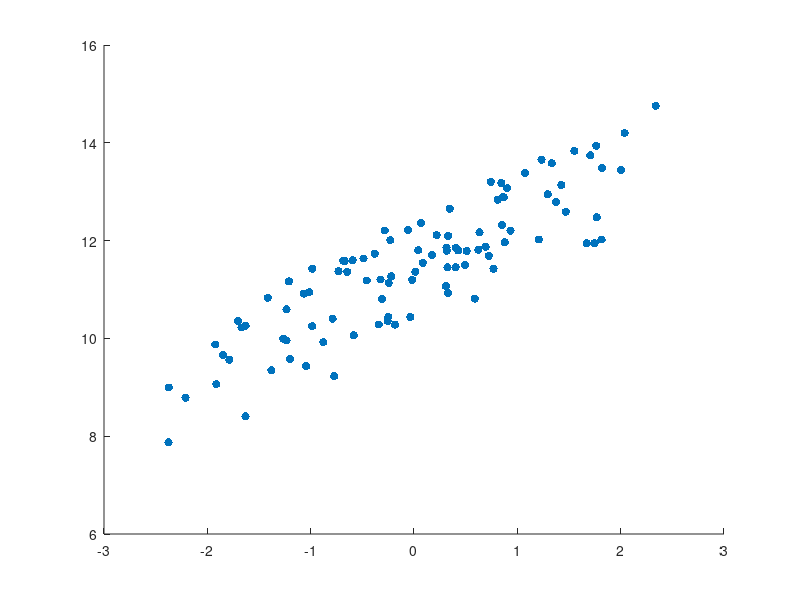
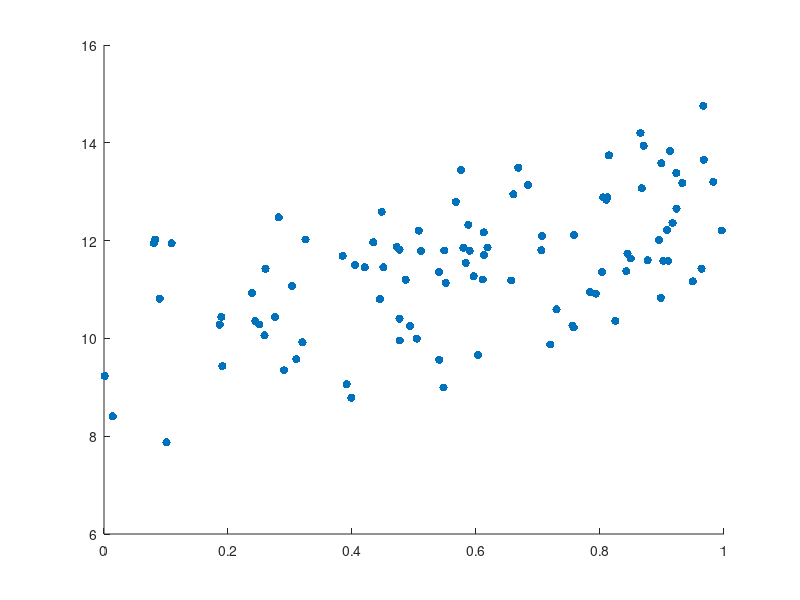
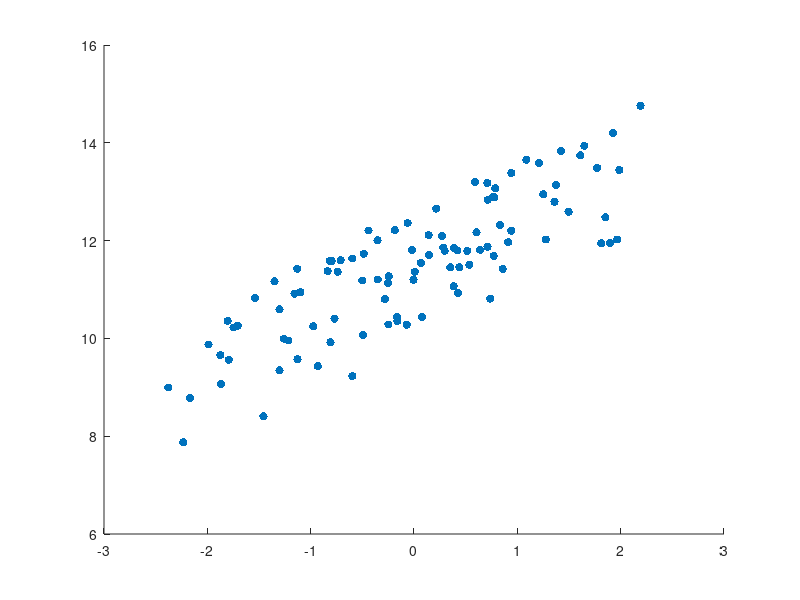

MATLAB code for these plots, in order: (Note: this script raises an error after producing the figures.)
%% Housekeeping
clear;
clc;
close all;
%% 
% 1) Generate a normal series of errors for 100 observations. Using beta1=10 and beta2=2.5,
% generate Y (hint: X could be a uniform distributed series, but pay attention about the
% stochastic generation of X ...). Show the plot of errors. Show separately the plots of X and Y.


format long;
% Setting size and parameters
N = 100;
beta1 = 10; beta2 = 2.5;
B = [beta1; beta2;];

% Generate errors
e = randn(N,1);

% Generate X and Y

%fix seed
rng(0)
x = rand(N,1);
X = [ones(N,1) x];
Y = X*B + e;

% Plot of errors
figure(1);
filename1 = "errors_plot.fig";
scatter(e(:,1),Y,'filled');
savefig(filename1);

% Plots of X and Y
figure(2);
filename2 = "scatter_plot.fig";
scatter(X(:,2),Y,'filled');
savefig(filename2);

%% 
% 2) Estimate the OLS regression, showing the estimates beta1 and beta2, the standard errors,
% confidence intervals, t-statistics at 5%, p-value, R-Squared, and F-statistic. Show the plot of
% residuals. Are they different from errors? Comment on results.

% make OLS regressions
% making regression to find the ESTIMATED B

Bhat = inv(X'*X)*(X'*Y);
Beta1 = Bhat(1,:)
Beta2 = Bhat(2,:)

% the ESTIMATED Y

Yhat = X * Bhat;

% residuals

r = Y - Yhat;
figure(3);
filename3 = "Plot_of_Residuals";
scatter(r,Y,'filled');
savefig(filename3);

%Standard Errors
% the number of regressors including the constant
k = size(X,2);

% Variance of residuals
S = (r'*r)/(N-k);

% Covariance of the estimated B hat
V = S.*inv(X'*X);

% Standard errors
SE = diag(V).^0.5;

% Confidence intervals
alpha = 0.05; % significance level
fprintf("The confidence intervals under the significance level of %f",alpha)
[CI_lower,CI_upper] = CI_calculator(Bhat,SE,alpha,N-k);
CI = [CI_lower,CI_upper]

% T-statistic, p-value at 5% level

% SS calculation
[TSS ESS RSS] = SS_calculator(Y,Yhat,r);
t_statistic = t_calculator(Bhat,SE);
p_value = p_calculator(t_statistic,N-k)

%R-squared and adjusted R-squared
R2 = ESS/TSS
R2adj = 1 - (RSS/(N-k))/(TSS/(N-1))

%% 
% 3) Create an m.file for estimating a linear regression where you should include: estimation of beta coeffecients, 
% standard errors, calculation of t statistics (at 5%), pvalue, confidence intervals (at 5%), R-squared, Adjusted 
% R-squared, and F statistic.

% Open function OLS.m and add to path

%% 
% 4) Split the sample in two parts: in the first part you generate normal errors with a standard deviation of 1 and in
% the second part you generate normal errors with a standard deviation of 2. Re-estimate OLS regression as in 2).

rng(1);
mu=0;
sigma=1;
R = normrnd(mu,sigma)
error_1sd = normrnd(0,1,50,1);
error_2sd = normrnd(0,2,50,1);
new_error = [error_1sd; error_2sd];
y_new = X*B + new_error;
beta_hats = OLS(y_new, X);
yhats = X*beta_hats;
resid = yhats - y_new;

%% 
% 5) Create a Monte Carlo experiment with 1000 replications, where you generate 100
% observations of X and Y using normal residuals with 0 mean and 1 standard deviation, and
% with beta1=5 and beta2=0.7. Show how beta1 and beta2 evolve in replications (using a
% histogram). Do they satisfy the unbiasedness property?

% Define the true population parameters
beta11=5;
beta22=0.7;

% Define the sample size T
T=1000;

% Define the number of samples S
S=100;

% Store the estimated beta in a vector
beta_hat_mtx = zeros(S,2);

% Loop the samples

for i=1:S

% Generate x using the normal-distribution random number generator
x = 4*randn(T,1);

% Generate the errors in the population
e = randn(T,1);

% Generate y
y = beta11 + beta22*x + e;

% Generate beta1 hat and beta2 hat
X = [ones(T,1) x];
beta_hat = (inv((X'*X)))*X'*y;

% Save the betas to a matrix
% beta_hat_mtx(i,1) = beta_hat(1);
% beta_hat_mtx(i,2) = beta_hat(2);
% Try this
beta_hat_mtx(i,:) = beta_hat;
end

% Draw histograms of the betas
figure(4);
hist(beta_hat_mtx(:,2),20)
xlabel('Beta2 hat')
ylabel('frequency');
figure(5);
hist(beta_hat_mtx(:,1),20)
xlabel('Beta1 hat')
ylabel('frequency')

% Don't satisfy the unbiasedness property because as you can see both histograms aren't normally distributed.

%% 
% 6) Repeat estimation of 6) ignoring the constant, beta1. Does beta2 satisfy the unbiasedness
% property? Why?
% Define the true population parameters
%beta11=5;
beta22=0.7;
% Define the sample size T
T=1000;
% Define the number of samples S
S=100;
% Store the estimated beta in a vector
beta_hat_mtx = zeros(S,2);
% Changed y to and x to a and X to A
% Loop the samples
for i=1:S
% Generate x using the normal-distribution random number generator
a = 4*randn(T,1);
% Generate the errors in the population
e = randn(T,1);
% Generate y
D = beta22*a + e;
% Generate beta1 hat and beta2 hat
A = [ones(T,1) a];
beta_hat = (inv((A'*A)))*A'*D;
% Save the betas to a matrix
% beta_hat_mtx(i,1) = beta_hat(1);
% beta_hat_mtx(i,2) = beta_hat(2);
% Try this
beta_hat_mtx(i,:) = beta_hat;
end
% Draw histograms of the betas
%changed hist to histogram
figure(7);
histogram(beta_hat_mtx(:,2),20)
xlabel('Beta2 hat')
ylabel('frequency');

% Beta 2 is closer to satisfying unbiasedness criteria but it still doesn’t appear to be normally distributed.

%% 
% 7) Keep features of point 5), generate a new variable Z which is correlated with X. Show how
% the estimation of Betas change. Comment. (In this case, generate two Z, one with a correla-
% tion of 10-20% with X and the other one with a correlation of 90% with X). 

%Monte Carlo experiment with correlation of 10%

%Parameters
Z10 = 5;
B1Z10 = 0.7;
B2Z10 = 2;
BZ10 = [Z10;B1Z10;B2Z10];
rZ10 =[1 0.10; 0.10 1];

%Sample Size
NZ10 = 100;

%Itterations
IZ10= 1000;

%Store for betas we estimate
BolsZ10 = zeros(IZ10,3);

%Loop the samples
for i=1:IZ10
L = chol(rZ10);
xZ0= 69*rand(NZ10,2);
xZ10 = [ones(NZ10,1) xZ0*L];
Z10 = xZ10(:,2);
eZ10 = randn(NZ10,1);
A10 = corr(xZ10,Z10);
yZ10 = xZ10 *BZ10 + eZ10;
BhatZ10 = inv(xZ10'*xZ10)*(xZ10'*yZ10);
%Save betas to a matrix
BolsZ10(i,:) = BhatZ10;
end

%Histogram of Bols Monte Carlo
figure(7)
hist(BolsZ10(:,1),20)
title('Bhat1 Correlation 10%')
xlabel('Bhat1')
ylabel('Frequency')
savefig("B1 Histogram Correlation 10%")
figure(8)
hist(BolsZ10(:,2),20)
title('Bhat2 Correlation 10%')
xlabel('Bhat2')
ylabel('Frequency')
savefig("B2 Histogram Correlation 10%")
figure(9)
hist(BolsZ10(:,3),20)
title('Bhat3 Correlation 10%')
xlabel('Bhat3')
ylabel('Frequency')
savefig("B3 Histogram Correlation 10%")

%Monte Carlo experiment with correlation of 90%

%Parameters
Z90 = 5;
B1Z90 = 0.7;
B2Z90 = 2;
BZ90 = [Z90;B1Z90;B2Z90];
rZ90 =[1 0.90; 0.90 1];

%Sample Size
NZ90 = 100;

%Itterations
IZ90= 1000;

%Store for betas we estimate
BolsZ90 = zeros(IZ90,3);

%Loop the samples
for i=1:IZ90
L = chol(rZ90);
xZ090= 69*rand(NZ90,2);
xZ90 = [ones(NZ90,1) xZ090*L];
Z90 = xZ90(:,2);
eZ90 = randn(NZ90,1);
A90 = corr(xZ10,Z90);
yZ90 = xZ90 *BZ90 + eZ90;
BhatZ90 = inv(xZ90'*xZ90)*(xZ90'*yZ90);

%Save betas to a matrix
BolsZ90(i,:) = BhatZ90;
end

%Histogram of B_ols_MC
figure(10)
hist(BolsZ90(:,1),20)
title('Bhat1 Correlation 90%')
xlabel('Bhat1')
ylabel('Frequency')
savefig("B1 Histogram Correlation 90%")
figure(11)
hist(BolsZ90(:,2),20)
title('Bhat2 Correlation 90%')
xlabel('Bhat2')
ylabel('Frequency')
savefig("B2 Histogram Correlation 90%")
figure(12)
hist(BolsZ90(:,3),20)
title('Bhat3 Correlation 90%')
xlabel('Bhat3')
ylabel('Frequency')
savefig("B3 Histogram Correlation 90%")